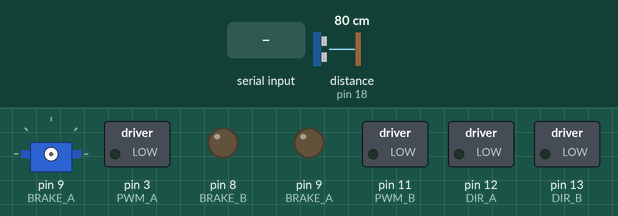
A sketch run on a simulated Arduino Uno, built with avr-gcc and run on an emulated ATmega328P. On the bench: servo, switched loads named in the sketch (green lamp = pin HIGH), output pins drawn as LEDs (lit = HIGH). The inputs (shaded band) are chosen by the test bench; at power-on: distance to the obstacle (sensor on pin 18) 80 cm. The echo pulse lasts 58.3 µs per cm; pins used as bus, display or sensor lines are not drawn; what the sketch prints to the serial monitor is not drawn.

Above: at 1.2 s.
1.3 s: "f" received over Serial
At 1.8 s:
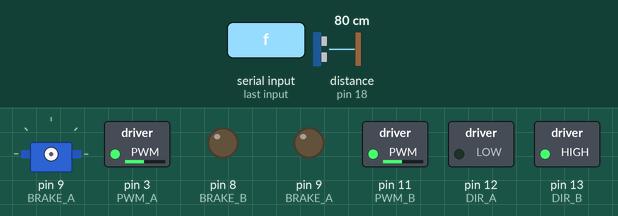
2.8 s: "b" received over Serial
At 4.0 s:
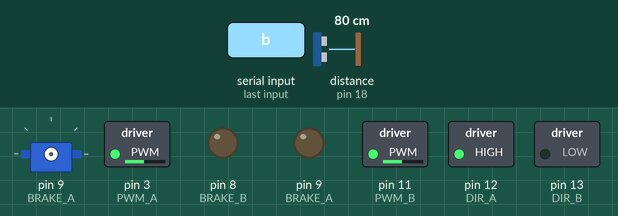
4.3 s: "r" received over Serial
At 5.3 s:
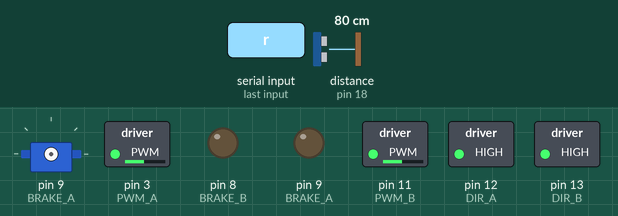
5.8 s: "l" received over Serial
At 6.4 s:
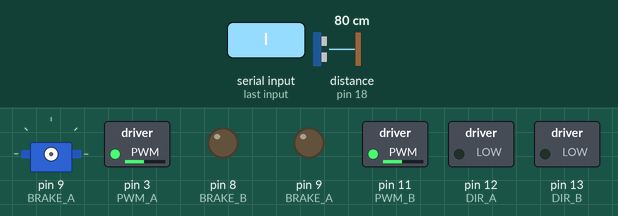
7.3 s: "s" received over Serial
At 8.5 s:
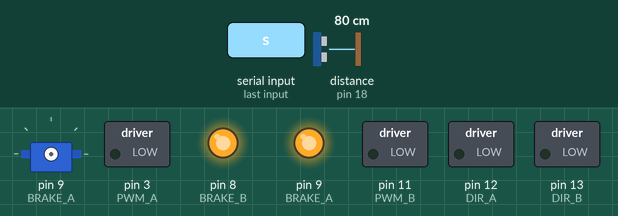
8.8 s: "a" received over Serial
At 10.5 s:
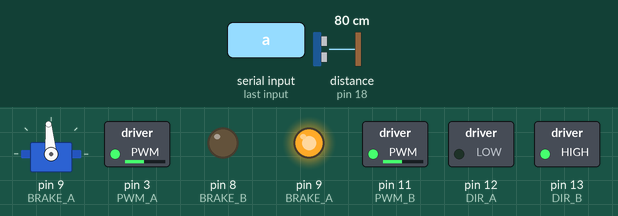
Timing chart, 0 to 11.8 s (numbered marks = the images above; inputs shaded):
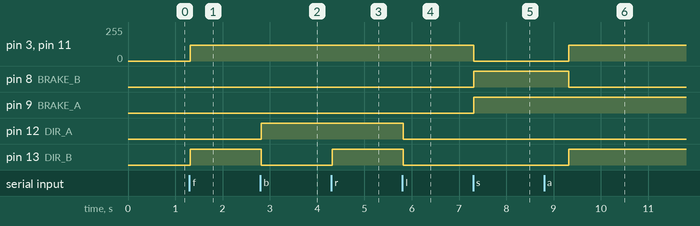

Measured:
- after the input at 1.3 s, pin 3 (PWM_A), pin 11 (PWM_B): 0/255 → 120/255 at once; pin 13 (DIR_B): LOW → HIGH at once
- after the input at 2.8 s, pin 12 (DIR_A): LOW → HIGH at once; pin 13 (DIR_B): HIGH → LOW at once
- after the input at 4.3 s, pin 13 (DIR_B): LOW → HIGH at once
- after the input at 5.8 s, pin 12 (DIR_A), pin 13 (DIR_B): HIGH → LOW at once
- after the input at 7.3 s, pin 3 (PWM_A), pin 11 (PWM_B): 120/255 → 0/255 at once; pin 8 (BRAKE_B), pin 9 (BRAKE_A): LOW → HIGH at once
- after the input at 8.8 s, pin 3 (PWM_A), pin 11 (PWM_B): 0/255 → 120/255 after 0.52 s; pin 8 (BRAKE_B): HIGH → LOW after 0.52 s; pin 13 (DIR_B): LOW → HIGH after 0.52 s

The sketch:

radi_bot_ver2.ino
```cpp
#include <NewPing.h>
#include <Servo.h>

#define TRIGGER_PIN  17
#define ECHO_PIN     18
#define MAX_DISTANCE 200

const int
PWM_A   = 3,
PWM_B   = 11,
DIR_A   = 12,
DIR_B   = 13,
BRAKE_A = 9,
BRAKE_B = 8;

int brzina = 120; //mjenjanje brzine
//int berzinaa
Servo servo;
NewPing DistanceSensor(TRIGGER_PIN, ECHO_PIN, MAX_DISTANCE);
NewPing DistanceSensor2(TRIGGER_PIN, ECHO_PIN, MAX_DISTANCE);

void setup()
{
  Serial.begin(9600);
  pinMode(13, OUTPUT);
  // Configure the A output
  pinMode(BRAKE_A, OUTPUT);  // Brake pin za channel A
  pinMode(DIR_A, OUTPUT);    // Direction pin za channel A
  // Configure the B output
  pinMode(BRAKE_B, OUTPUT);  // Brake pin za channel B
  pinMode(DIR_B, OUTPUT);    // Direction pin za channel B

}

void loop()
{
test:
  servo.detach();
  unsigned int cm = DistanceSensor.ping_cm();
  Serial.print(cm);
  Serial.println("cm");

/*  servo.write(95);  //naprijed
  delay(3000);
  unsigned int cm1 = DistanceSensor.ping_cm();
  Serial.print(cm1);
  Serial.println(" naprijed");

  servo.write(180);  //lijevo
  delay(3000);
  unsigned int cm2 = DistanceSensor.ping_cm();
  Serial.print(cm2);
  Serial.println(" lijevo");

  servo.write(20); //desno
  delay(3000);
  unsigned int cm3 = DistanceSensor.ping_cm();
  Serial.print(cm3);
  Serial.println(" desno");*/


  //provjera();

  //pregledava dal ima kakvih ulaznih vrijednosti na bluetoothu
  if (Serial.available() > 0) {
    char ch = Serial.read();
    Serial.print(cm);
    Serial.println("cm");
    //Serial.print("Primljeno: ");
    //Serial.println(ch);
    //pregledava znakove f = naprijed, b = nazad, r = okret u desno, l = okret u ljevo, s = stop, a = auto pilot
    if (ch == 'f') {
      unsigned int cm = DistanceSensor.ping_cm();
      Serial.print(cm);
      Serial.println("cm");
      naprijed();
    }

    if (ch == 'b') {
      unsigned int cm = DistanceSensor.ping_cm();
      Serial.print(cm);
      Serial.println("cm");
      nazad();
    }
    if (ch == 'r') {
      unsigned int cm = DistanceSensor.ping_cm();
      Serial.print(cm);
      Serial.println("cm");
      okretDesno();
    }
    if (ch == 'l') {
      unsigned int cm = DistanceSensor.ping_cm();
      Serial.print(cm);
      Serial.println("cm");
      okretLjevo();
    }
    if (ch == 's') {
      unsigned int cm = DistanceSensor.ping_cm();
      Serial.print(cm);
      Serial.println("cm");
      stani();
    }
    if (ch == 'a') {
pocetak:
      servo.attach(9);
      servo.write(95);
      delay(500);
      unsigned int cm = DistanceSensor.ping_cm();
      Serial.print(cm);
      Serial.println("cm");
      char ch = Serial.read();
      if (ch == 's'){
        stani();
        goto test;
      }

      if (cm <= 25 && cm > 1) {
        stani();
        servo.write(185);
        delay(1000);
        unsigned int cm = DistanceSensor.ping_cm();
        Serial.print(cm);
        Serial.println("cm");
        delay(1000);
         if(cm < 25 || cm == 0){
          okretDesno();
          servo.write(95);
          delay(750);
          goto pocetak;
          }
        servo.write(20);
        delay(1000);
        cm = DistanceSensor.ping_cm();
        Serial.print(cm);
        Serial.println("cm");
        delay(1000);
        if(cm < 25 || cm == 0){
          okretLjevo();
          servo.write(95);
          delay(750);
          goto pocetak;
          }
      }
      if (cm > 25 || cm == 0) {
        unsigned int cm = DistanceSensor.ping_cm();
        Serial.print(cm);
        Serial.println("cm");
        naprijed();
        goto pocetak;
      }
    }

    //     default:
    //        break;
    //    }
  }
}


void okretDesno() {
  digitalWrite(BRAKE_A, LOW);  // postavlja koÄŤnicu na LOW za motor A
  digitalWrite(DIR_A, HIGH);   // postavlja smijer za naprijed HIGH za motor A
  analogWrite(PWM_A, brzina);     // postavlja brzinu motora, 255 je max za motor A
  digitalWrite(BRAKE_B, LOW);  // postavlja koÄŤnicu na LOW za motor B
  digitalWrite(DIR_B, HIGH);    // postavlja smijer za naprijed HIGH za motor B
  analogWrite(PWM_B, brzina);     // postavlja brzinu motora, 255 je max za motor B
}
void okretLjevo() {
  //Serial.println("zid");
  digitalWrite(BRAKE_A, LOW);  // postavlja koÄŤnicu na LOW za motor A
  digitalWrite(DIR_A, LOW);    // postavlja smijer za nazad LOW za motor A
  analogWrite(PWM_A, brzina);     // postavlja brzinu za motor A
  digitalWrite(BRAKE_B, LOW);  // postavlja koÄŤnicu na LOW za motor B
  digitalWrite(DIR_B, LOW);    // postavlja smijer za nazad LOW za motor B
  analogWrite(PWM_B, brzina);     // postavlja brzinu za motor B
  //delay(5000);
}
void nazad() {
  digitalWrite(BRAKE_A, LOW);  // postavlja koÄŤnicu na LOW za motor A
  digitalWrite(DIR_A, HIGH);    // postavlja smijer za naprijed HIGH za motor A
  analogWrite(PWM_A, brzina);     // postavlja brzinu za motor A
  digitalWrite(BRAKE_B, LOW);  // postavlja koÄŤnicu na LOW za motor B
  digitalWrite(DIR_B, LOW);    // postavlja smijer za nazad LOW za motor B
  analogWrite(PWM_B, brzina);     // postavlja brzinu za motor B
  //delay(5000);
}
void naprijed() {
  digitalWrite(BRAKE_A, LOW);  // postavlja koÄŤnicu na LOW za motor A
  digitalWrite(DIR_A, LOW);    // postavlja smijer za nazad LOW za motor A
  analogWrite(PWM_A, brzina);     // postavlja brzinu za motor A
  digitalWrite(BRAKE_B, LOW);  // postavlja koÄŤnicu na LOW za motor B
  digitalWrite(DIR_B, HIGH);    // postavlja smijer za naprijed HIGH za motor B
  analogWrite(PWM_B, brzina);     // postavlja brzinu za motor B
}
void stani() {
  digitalWrite(BRAKE_A, HIGH);  // postavlja koÄŤnicu na HIGH za motor A
  digitalWrite(BRAKE_B, HIGH);    //postavlja koÄŤnicu na HIGH za motor B
  analogWrite(PWM_A, 0);        //postavlja brzinu motora na 0
  analogWrite(PWM_B, 0);        //postavlja brzinu motora na 0
}
```
